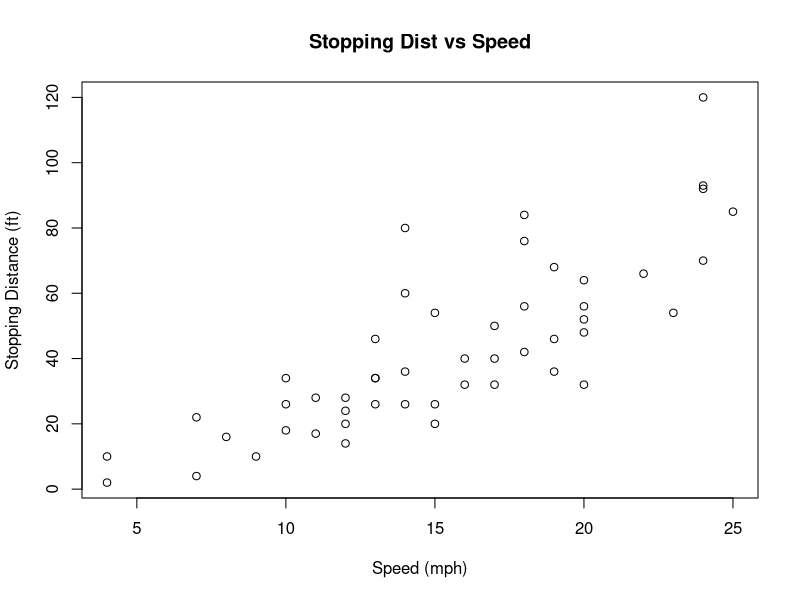
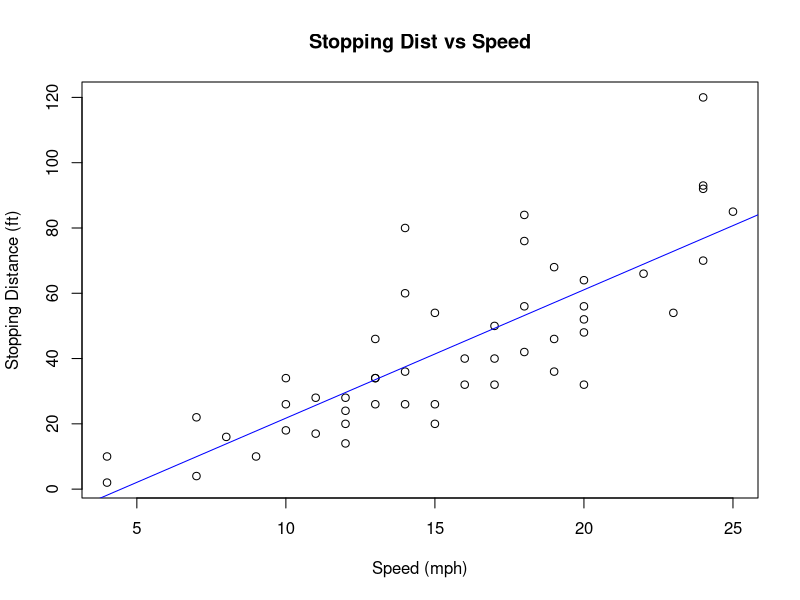
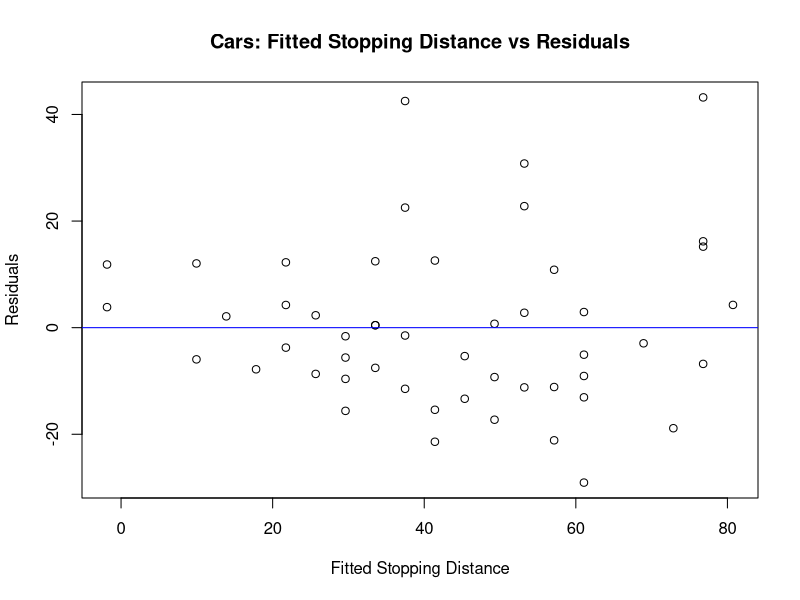
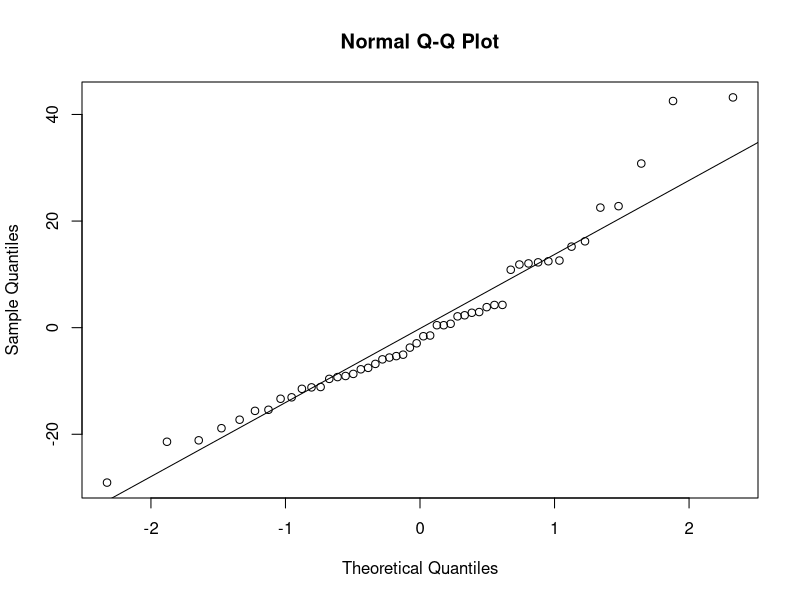
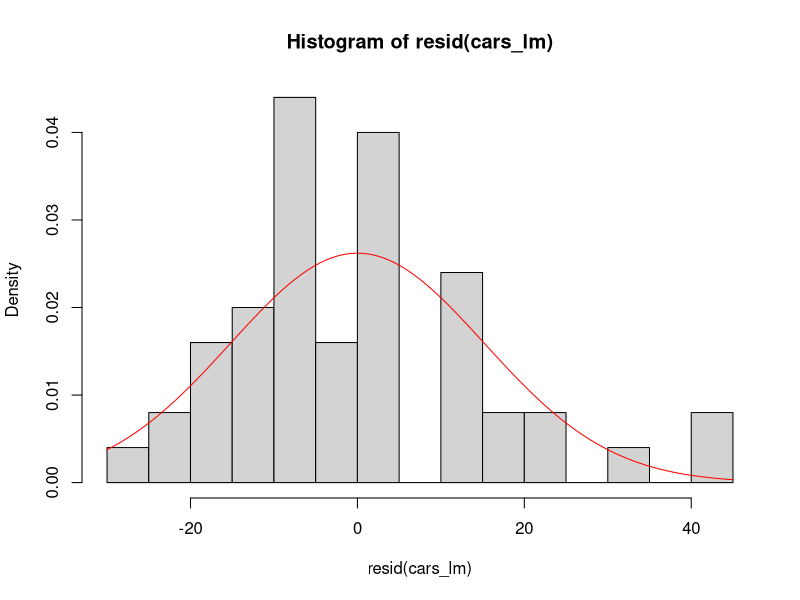

These figures' R source, in order:
## ---- chunk 1
knitr::opts_chunk$set(message = FALSE)
## ---- chunk 2
data <- datasets::cars
head(cars)
summary(cars)
dim(data)
## ---- chunk 3
plot(data, main = "Stopping Dist vs Speed", xlab = "Speed (mph)", ylab = "Stopping Distance (ft)")
## ---- chunk 4
cars_lm <- lm(dist~speed, data=cars)
plot(data, main = "Stopping Dist vs Speed", xlab = "Speed (mph)", ylab = "Stopping Distance (ft)")
abline(reg=cars_lm, col="blue")
## ---- chunk 5
summary(cars_lm)
## ---- chunk 6
plot(fitted(cars_lm), resid(cars_lm), 
     main = "Cars: Fitted Stopping Distance vs Residuals", 
     xlab = "Fitted Stopping Distance", ylab = "Residuals")
abline(h=0, col="blue")
## ---- chunk 7
qqnorm(resid(cars_lm))
qqline(resid(cars_lm))
## ---- chunk 8
hist(resid(cars_lm), breaks=15, prob=TRUE)
curve(dnorm(x, mean=mean(resid(cars_lm)), sd=sd(resid(cars_lm))), col="red", add=TRUE)
